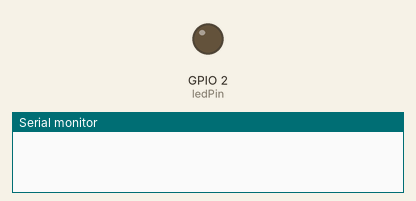
This sketch was run on a simulated ESP8266 (NodeMCU). On the bench: output pins drawn as LEDs (lit = HIGH), the last lines printed to the serial monitor. WiFi joins after 1.5 s; servers stay silent unless stated.

Above: at 0.1 s.
At 2.3 s:
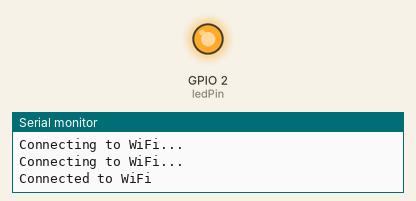
Timing chart, 0 to 3.8 s (numbered marks = the images above):
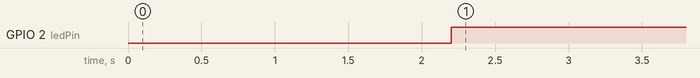

The sketch:

P8266_______________________________________________________.ino
```cpp
#include <ESP8266WiFi.h>
#include <WiFiUdp.h>

WiFiUDP udp;
unsigned int localPort = 2390;
IPAddress ip(8,8,8,8); // google dns

int ledPin = 2; // LED connected to digital pin 2
bool internet_status = true;

const char* ssid = "YourWiFiName";
const char* password = "YourWiFiPassword";

void setup() {
pinMode(ledPin, OUTPUT); // sets the digital pin as output
WiFi.begin(ssid, password);
while (WiFi.status() != WL_CONNECTED) {
delay(1000);
Serial.println("Connecting to WiFi...");
}
Serial.println("Connected to WiFi");
udp.begin(localPort);
}

void loop() {
if(WiFi.status()== WL_CONNECTED){ //Check WiFi connection status
WiFiClient client;
if (client.connect("www.google.com", 80)) { //ping google.com
digitalWrite(ledPin, HIGH); //if connected turn off LED
} else {
digitalWrite(ledPin, LOW); //if not connected turn on LED
}
}
}
```

Measured:
- by itself, GPIO 2 (ledPin): LOW → HIGH at 2.2 s
